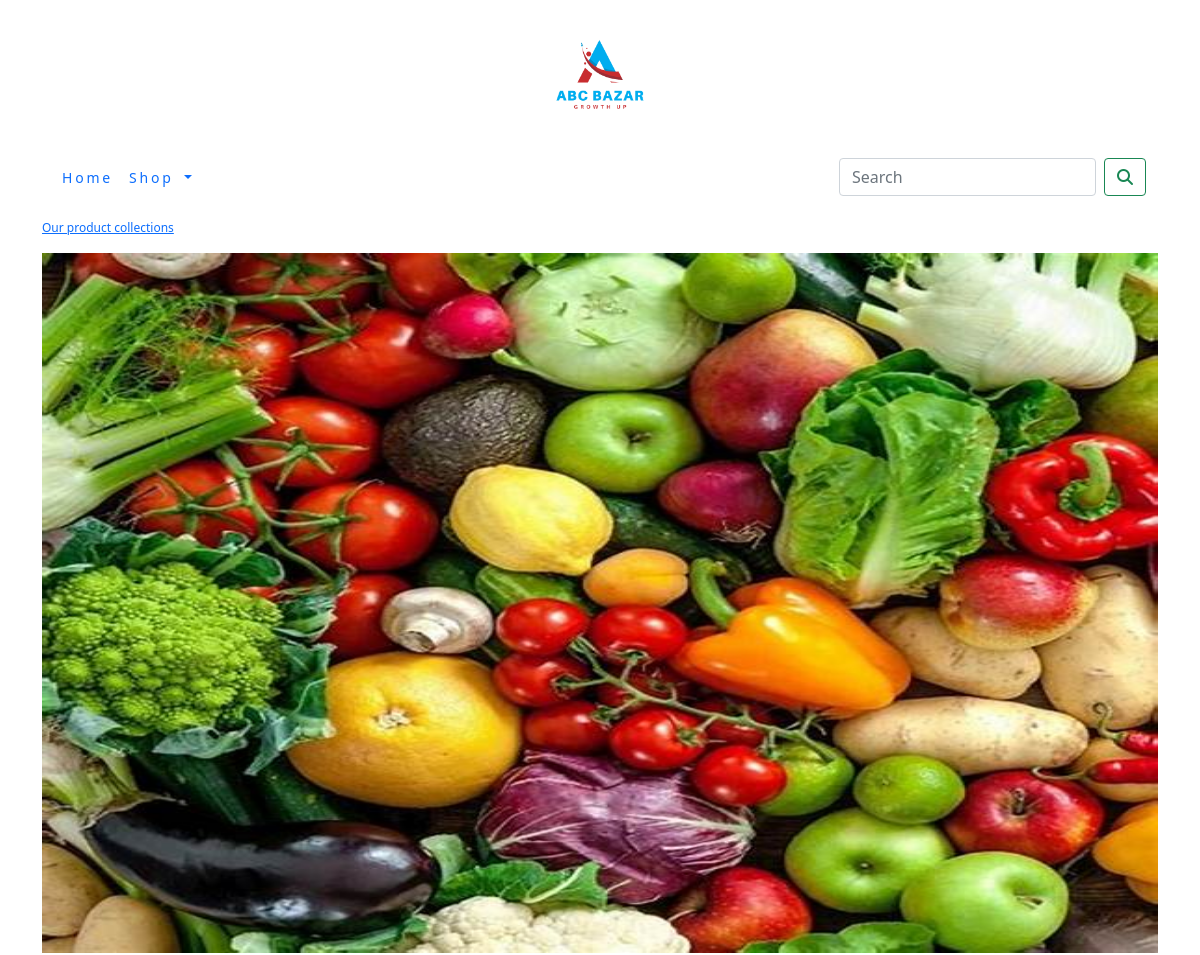
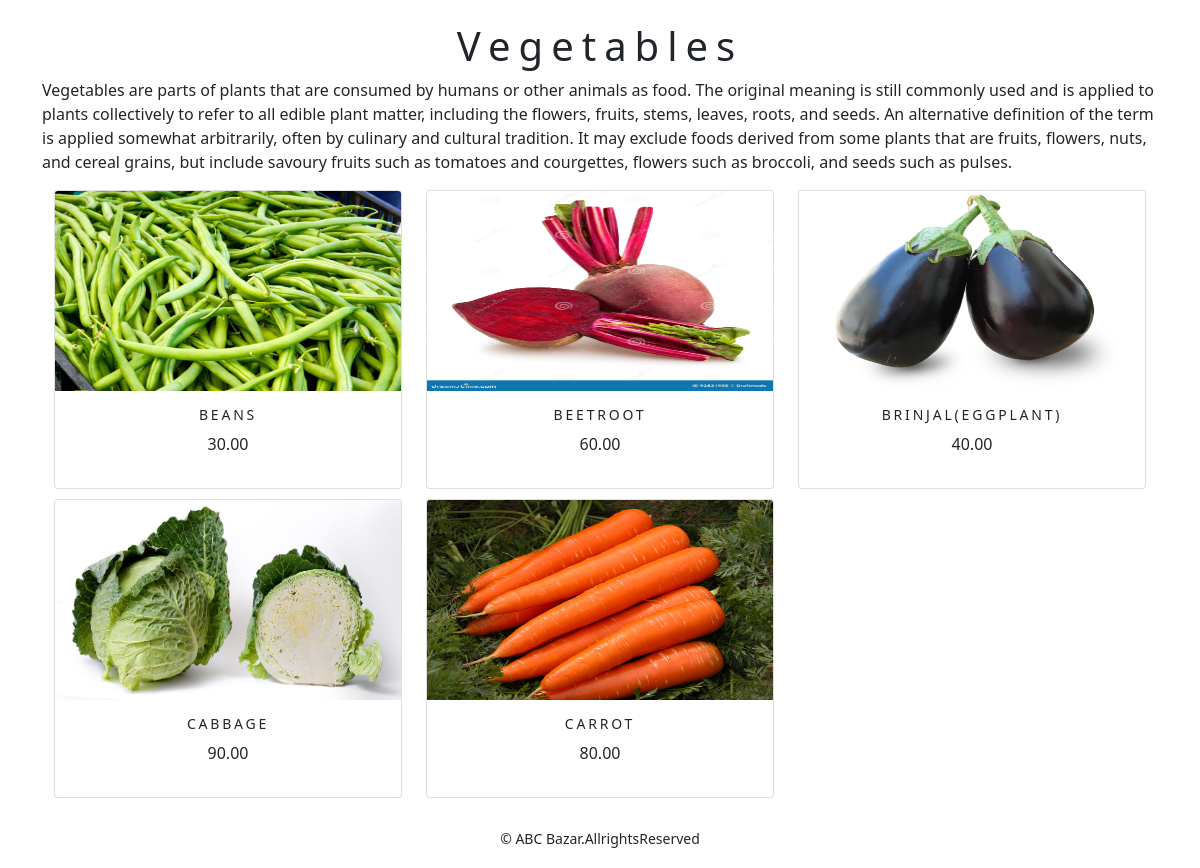
Page /vegetables/ on the committed database (2 pictures, top to bottom).
### shop/models.py (models this page shows, shortened)
class Category(models.Model):
    name=models.CharField(max_length=250,unique=True)
    slug=models.SlugField(max_length=250,unique=True)
    description=models.TextField(blank=True)
    image=models.ImageField(upload_to='category',blank=True)
    class Meta:
       ordering=('name',)
       verbose_name='category'
       verbose_name_plural='categories'
    def get_url(self):
        return reverse('shop:products_by_category',args=[self.slug])

class Product(models.Model):
    name = models.CharField(max_length=250, unique=True)
    slug = models.SlugField(max_length=250, unique=True)
    description = models.TextField(blank=True)
    price=models.DecimalField(max_digits=10,decimal_places=2)
    image = models.ImageField(upload_to='category', blank=True)
    category=models.ForeignKey(Category,on_delete=models.CASCADE)
    stock=models.IntegerField()
    available=models.BooleanField(default=True)
    created=models.DateTimeField(auto_now_add=True)
    updated=models.DateTimeField(auto_now=True)
    class Meta:
       ordering=('name',)
       verbose_name='product'
       verbose_name_plural='products'
    def get_url(self):
        return reverse('shop:prodCatDetail',args=[self.category.slug,self.slug])

### shop/views.py (the view)
# urls.py: path('', views.allProdCat, name='allProdCat'),
def allProdCat(request,c_slug=None):
    c_page=None
    products_list=None
    if c_slug!=None:
        c_page = get_object_or_404(Category,slug=c_slug)
        products_list = Product.objects.all().filter(category=c_page,available=True)
    else:
        products_list = Product.objects.all().filter(available=True)
    paginator=Paginator(products_list,6)
    try:
        page=int(request.GET.get('page','1'))
    except:
        page=1
    try:
        products=paginator.page(page)
    except(EmptyPage,InvalidPage):
        products=paginator.page(paginator.num_pages)
    return render(request,"category.html",{'category':c_page ,'products':products})

### cart/context_processors.py (called while the page is built)
def counter(request):
    item_count=0
    if 'admin' in request.path:
        return{}
    else:
        try:
            cart=Cart.objects.filter(cart_id=_cart_id(request))
            cart_items=CartItem.objects.all().filter(cart=cart[:1])
            for cart_item in cart_items:
                item_count += cart_item.quantity
        except Cart.DoesNotExist:
            item_count=0
    return dict(item_count=item_count)

### cart/views.py (called while the page is built)
def _cart_id(request):
    cart=request.session.session_key
    if not cart:
        cart=request.session.create()
    return cart

### shop/context_processors.py (called while the page is built)
def menu_links(request):
    links=Category.objects.all()
    return dict(links=links)

### template/category.html (shortened to what this page needs)
{% extends 'base.html' %}
{% load static %}
{% block content %}
{% if category %}
<div>
    <div class="row my_row_class">
        <div class="mx_auto">
        <p>
            <a href="{% url 'shop:allProdCat'%}"> Our product collections</a>
        </p>
        </div>
    </div>
</div>
{% endif %}
<div class="mx_auto">
    {% if category %}
    <img class="my_image" src="{{category.image.url}}" height="700" alt="{{category.name}}">
</div>
<br>
<div>
    <h1 class="text-center my_title">
        {{category.name}}
    </h1>
    <p class="text-justify">
        {{category.description}}
    </p>
</div>
{% endif %}
<div class="container">
    <div class="row mx_auto">
    {% for product in products.object_list %}
        <div class="my_bottom_margin col-9 col-sm-12 col-md-4  xol-lg-4">
    <div class="card text-center" style="min-width:18rem; ">
        <div>
            <a href="{{product.get_url}}"><img class="card-img-top my_image" src="{{product.image.url}}" height="200" width="200" alt="{{product.name}}" ></a></div>
            <div class="card-body">
                <h4>{{product.name}}</h4>
                <p>{{product.price}}</p>
            </div>
    </div>
            </div>
    {% endfor %}
     </div>
</div>
{% endblock %}

### static/css/custom.css (style rules this page uses)
body { font-family: 'Poppins', sans-serif; }
.my_row_class { padding-top :15px; }
.my_row_class .mx_auto { color: #000; font-size:12px; }
.my_image { width: 100%; }
.my_title { font-size: 16px text_transform: uppercase; letter-spacing: .2em }
.my_bottom_margin { margin-bottom:10px; }
.card-body h4 { font-size:14px; text-transform:uppercase; letter-spacing:.2em; }

### rows in the picture
Category: image (picture), name "Vegetables", description "Vegetables are parts of plants that are consumed by humans or other animals as food. The original meaning is still commonly used and is applied to plants collectively to refer to all edible plant matter, including the flowers, fruits, stems, leaves, roots, and seeds. An alternative definition of the term is applied somewhat arbitrarily, often by culinary and cultural tradition. It may exclude foods derived from some plants that are fruits, flowers, nuts, and cereal grains, but include savoury fruits such as tomatoes and courgettes, flowers such as broccoli, and seeds such as pulses."
Product: image (picture), name "BEANS", price "30.00"
Product: image (picture), name "BEETROOT", price "60.00"
Product: image (picture), name "BRINJAL(EGGPLANT)", price "40.00"
Product: image (picture), name "CABBAGE", price "90.00"
Product: image (picture), name "CARROT", price "80.00"
